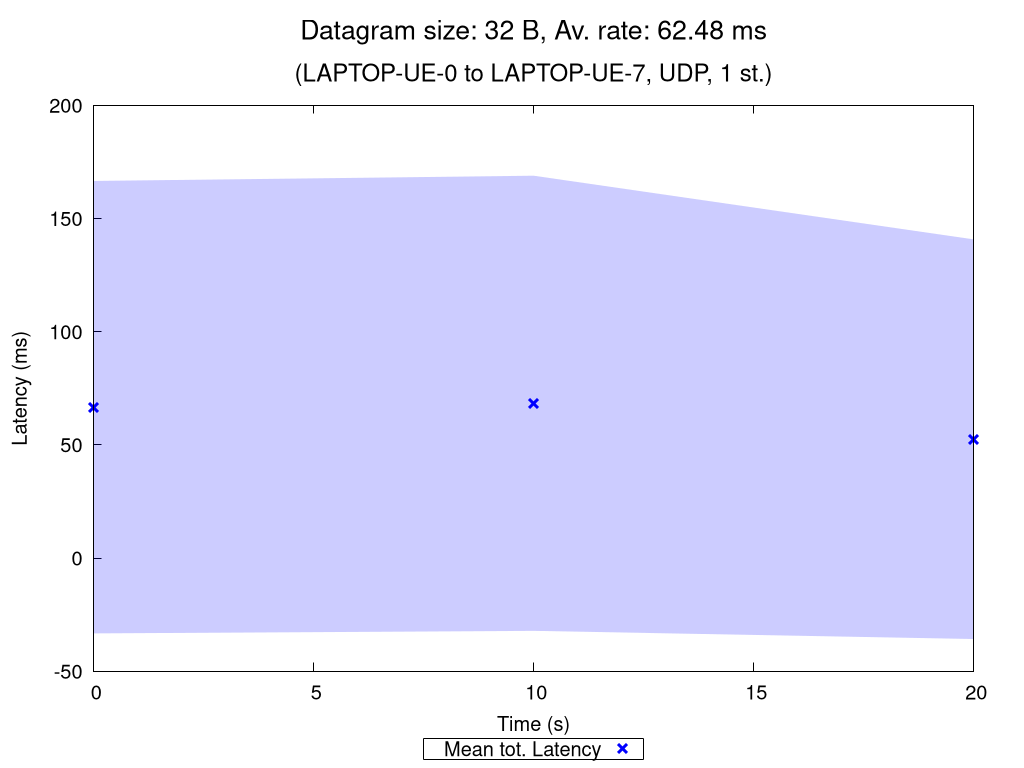

The script that saved this image:
set terminal pngcairo nocrop enhanced size 1024,768 font "Verdana,15"
set output "UDP_1_st_2020_11_02_12-16-12_one2two_00032B.png"

set title "{/=20 Datagram size: 32 B, Av. rate: 62.48 ms}\n\n{/=18 (LAPTOP-UE-0 to LAPTOP-UE-7, UDP, 1 st.)}"

set xlabel "Time (s)"
set ylabel "Latency (ms)"
set ytics nomirror
set key bmargin center horizontal box samplen 1 width -1
set bmargin 4.6
set rmargin 4.5

rf = 1.0  # rate factor
set style fill transparent solid 0.2 noborder
set autoscale xfix
plot "UDP_1_st_2020_11_02_12-16-12_one2two_00032B_iperf_processed.dat" using 1:($2/rf-$3/rf):($2/rf+$3/rf) with filledcurves lc rgb "blue" notitle, \
     "" using 1:($2/rf) with points pt 2 ps 1.5 lw 3 lc rgb "blue" title "Mean tot. Latency", \
